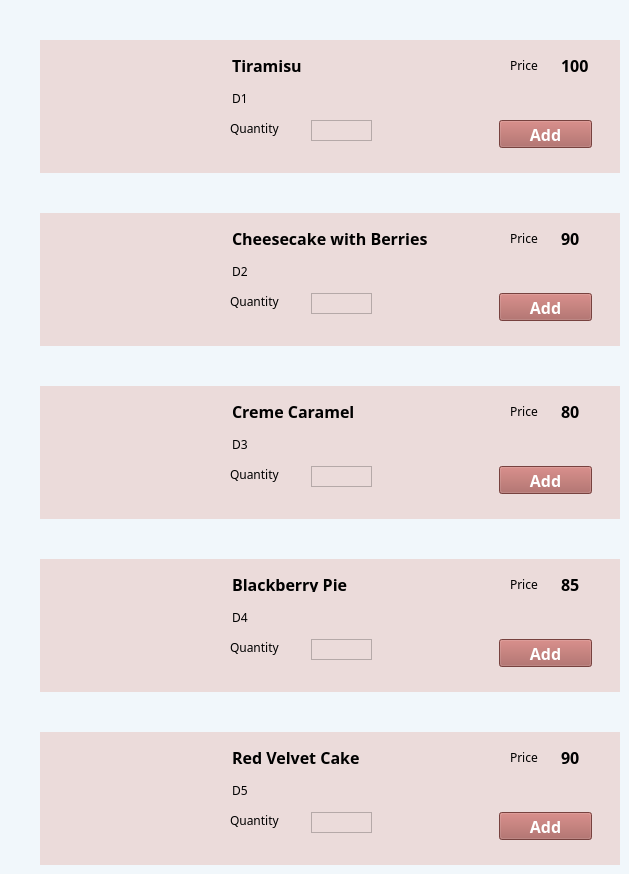
   <widget class="QWidget" name="dessertPanel">
    <property name="styleSheet">
     <string notr="true">background-color: rgb(241, 247, 251);</string>
    </property>
    <widget class="QWidget" name="foodDessert_4" native="true">
     <property name="geometry">
      <rect>
       <x>40</x>
       <y>40</y>
       <width>580</width>
       <height>133</height>
      </rect>
     </property>
     <property name="styleSheet">
      <string notr="true">background-color: rgb(235,219,218);</string>
     </property>
     <widget class="QLabel" name="pic_dessert1_5">
      <property name="geometry">
       <rect>
        <x>20</x>
        <y>17</y>
        <width>152</width>
        <height>101</height>
       </rect>
      </property>
      <property name="styleSheet">
       <string notr="true">background-color: rgb(235,219,218);</string>
      </property>
      <property name="text">
       <string/>
      </property>
      <property name="pixmap">
       <pixmap>food_pics/tiramisu.png</pixmap>
      </property>
     </widget>
     <widget class="QLabel" name="nameSide6_5">
      <property name="geometry">
       <rect>
        <x>192</x>
        <y>17</y>
        <width>101</width>
        <height>16</height>
       </rect>
      </property>
      <property name="font">
       <font>
        <family>Corbel</family>
        <pointsize>12</pointsize>
        <weight>75</weight>
        <bold>true</bold>
       </font>
      </property>
      <property name="text">
       <string>Tiramisu</string>
      </property>
     </widget>
     <widget class="QLabel" name="jLabel44_5">
      <property name="geometry">
       <rect>
        <x>470</x>
        <y>17</y>
        <width>31</width>
        <height>16</height>
       </rect>
      </property>
      <property name="font">
       <font>
        <family>Corbel</family>
        <weight>50</weight>
        <bold>false</bold>
       </font>
      </property>
      <property name="text">
       <string>Price</string>
      </property>
     </widget>
     <widget class="QLabel" name="jLabel25_5">
      <property name="geometry">
       <rect>
        <x>190</x>
        <y>80</y>
        <width>61</width>
        <height>16</height>
       </rect>
      </property>
      <property name="font">
       <font>
        <family>Corbel</family>
        <weight>50</weight>
        <bold>false</bold>
       </font>
      </property>
      <property name="text">
       <string>Quantity</string>
      </property>
     </widget>
     <widget class="QLabel" name="price_dessert1_5">
      <property name="geometry">
       <rect>
        <x>521</x>
        <y>10</y>
        <width>31</width>
        <height>31</height>
       </rect>
      </property>
      <property name="font">
       <font>
        <family>Corbel</family>
        <pointsize>12</pointsize>
        <weight>75</weight>
        <bold>true</bold>
       </font>
      </property>
      <property name="text">
       <string>100</string>
      </property>
     </widget>
     <widget class="QTextEdit" name="qtty_dessert1">
      <property name="geometry">
       <rect>
        <x>271</x>
        <y>80</y>
        <width>61</width>
        <height>21</height>
       </rect>
      </property>
      <property name="verticalScrollBarPolicy">
       <enum>Qt::ScrollBarAlwaysOff</enum>
      </property>
     </widget>
     <widget class="QLabel" name="desc_side1_5">
      <property name="geometry">
       <rect>
        <x>192</x>
        <y>50</y>
        <width>61</width>
        <height>16</height>
       </rect>
      </property>
      <property name="font">
       <font>
        <family>Corbel</family>
        <weight>50</weight>
        <bold>false</bold>
       </font>
      </property>
      <property name="text">
       <string>D1</string>
      </property>
     </widget>
     <widget class="QPushButton" name="addBttn_dessert1">
      <property name="geometry">
       <rect>
        <x>459</x>
        <y>80</y>
        <width>93</width>
        <height>28</height>
       </rect>
      </property>
      <property name="font">
       <font>
        <family>Corbel</family>
        <pointsize>12</pointsize>
        <weight>75</weight>
        <bold>true</bold>
       </font>
      </property>
      <property name="cursor">
       <cursorShape>PointingHandCursor</cursorShape>
      </property>
      <property name="styleSheet">
       <string notr="true">background-color: rgb(166, 93, 88);
color: rgb(255, 255, 255);</string>
      </property>
      <property name="text">
       <string>Add</string>
      </property>
     </widget>
    </widget>
    <widget class="QWidget" name="foodDessert2_4" native="true">
     <property name="geometry">
      <rect>
       <x>40</x>
       <y>213</y>
       <width>580</width>
       <height>133</height>
      </rect>
     </property>
     <property name="styleSheet">
      <string notr="true">background-color: rgb(235,219,218);</string>
     </property>
     <widget class="QLabel" name="pic_dessert2_4">
      <property name="geometry">
       <rect>
        <x>20</x>
        <y>17</y>
        <width>152</width>
        <height>101</height>
       </rect>
      </property>
      <property name="styleSheet">
       <string notr="true">background-color: rgb(235,219,218);</string>
      </property>
      <property name="text">
       <string/>
      </property>
      <property name="pixmap">
       <pixmap>food_pics/cheesecake w berries.png</pixmap>
      </property>
     </widget>
     <widget class="QLabel" name="nameSide7_4">
      <property name="geometry">
       <rect>
        <x>192</x>
        <y>17</y>
        <width>211</width>
        <height>16</height>
       </rect>
      </property>
      <property name="font">
       <font>
        <family>Corbel</family>
        <pointsize>12</pointsize>
        <weight>75</weight>
        <bold>true</bold>
       </font>
      </property>
      <property name="text">
       <string>Cheesecake with Berries</string>
      </property>
     </widget>
     <widget class="QLabel" name="jLabel26_4">
      <property name="geometry">
       <rect>
        <x>190</x>
        <y>80</y>
        <width>61</width>
        <height>16</height>
       </rect>
      </property>
      <property name="font">
       <font>
        <family>Corbel</family>
        <weight>50</weight>
        <bold>false</bold>
       </font>
      </property>
      <property name="text">
       <string>Quantity</string>
      </property>
     </widget>
     <widget class="QTextEdit" name="qtty_dessert2">
      <property name="geometry">
       <rect>
        <x>271</x>
        <y>80</y>
        <width>61</width>
        <height>21</height>
       </rect>
      </property>
      <property name="verticalScrollBarPolicy">
       <enum>Qt::ScrollBarAlwaysOff</enum>
      </property>
     </widget>
     <widget class="QLabel" name="jLabel45_4">
      <property name="geometry">
       <rect>
        <x>470</x>
        <y>17</y>
        <width>31</width>
        <height>16</height>
       </rect>
      </property>
      <property name="font">
       <font>
        <family>Corbel</family>
        <weight>50</weight>
        <bold>false</bold>
       </font>
      </property>
      <property name="text">
       <string>Price</string>
      </property>
     </widget>
     <widget class="QLabel" name="price_dessert2_4">
      <property name="geometry">
       <rect>
        <x>521</x>
        <y>10</y>
        <width>21</width>
        <height>31</height>
       </rect>
      </property>
      <property name="font">
       <font>
        <family>Corbel</family>
        <pointsize>12</pointsize>
        <weight>75</weight>
        <bold>true</bold>
       </font>
      </property>
      <property name="text">
       <string>90</string>
      </property>
     </widget>
     <widget class="QLabel" name="desc_side2_4">
      <property name="geometry">
       <rect>
        <x>192</x>
        <y>50</y>
        <width>61</width>
        <height>16</height>
       </rect>
      </property>
      <property name="font">
       <font>
        <family>Corbel</family>
        <weight>50</weight>
        <bold>false</bold>
       </font>
      </property>
      <property name="text">
       <string>D2</string>
      </property>
     </widget>
     <widget class="QPushButton" name="addBttn_dessert2">
      <property name="geometry">
       <rect>
        <x>459</x>
        <y>80</y>
        <width>93</width>
        <height>28</height>
       </rect>
      </property>
      <property name="font">
       <font>
        <family>Corbel</family>
        <pointsize>12</pointsize>
        <weight>75</weight>
        <bold>true</bold>
       </font>
      </property>
      <property name="cursor">
       <cursorShape>PointingHandCursor</cursorShape>
      </property>
      <property name="styleSheet">
       <string notr="true">background-color: rgb(166, 93, 88);
color: rgb(255, 255, 255);</string>
      </property>
      <property name="text">
       <string>Add</string>
      </property>
     </widget>
    </widget>
    <widget class="QWidget" name="foodDessert3_4" native="true">
     <property name="geometry">
      <rect>
       <x>40</x>
       <y>386</y>
       <width>580</width>
       <height>133</height>
      </rect>
     </property>
     <property name="styleSheet">
      <string notr="true">background-color: rgb(235,219,218);</string>
     </property>
     <widget class="QLabel" name="pic_dessert3_4">
      <property name="geometry">
       <rect>
        <x>20</x>
        <y>17</y>
        <width>152</width>
        <height>101</height>
       </rect>
      </property>
      <property name="styleSheet">
       <string notr="true">background-color: rgb(235,219,218);</string>
      </property>
      <property name="text">
       <string/>
      </property>
      <property name="pixmap">
       <pixmap>food_pics/Creme caramel.png</pixmap>
      </property>
     </widget>
     <widget class="QLabel" name="nameSide8_4">
      <property name="geometry">
       <rect>
        <x>192</x>
        <y>17</y>
        <width>161</width>
        <height>16</height>
       </rect>
      </property>
      <property name="font">
       <font>
        <family>Corbel</family>
        <pointsize>12</pointsize>
        <weight>75</weight>
        <bold>true</bold>
       </font>
      </property>
      <property name="text">
       <string>Creme Caramel</string>
      </property>
     </widget>
     <widget class="QLabel" name="jLabel46_4">
      <property name="geometry">
       <rect>
        <x>470</x>
        <y>17</y>
        <width>31</width>
        <height>16</height>
       </rect>
      </property>
      <property name="font">
       <font>
        <family>Corbel</family>
        <weight>50</weight>
        <bold>false</bold>
       </font>
      </property>
      <property name="text">
       <string>Price</string>
      </property>
     </widget>
     <widget class="QLabel" name="price_dessert3_4">
      <property name="geometry">
       <rect>
        <x>521</x>
        <y>10</y>
        <width>21</width>
        <height>31</height>
       </rect>
      </property>
      <property name="font">
       <font>
        <family>Corbel</family>
        <pointsize>12</pointsize>
        <weight>75</weight>
        <bold>true</bold>
       </font>
      </property>
      <property name="text">
       <string>80</string>
      </property>
     </widget>
     <widget class="QLabel" name="jLabel27_4">
      <property name="geometry">
       <rect>
        <x>190</x>
        <y>80</y>
        <width>61</width>
        <height>16</height>
       </rect>
      </property>
      <property name="font">
       <font>
        <family>Corbel</family>
        <weight>50</weight>
        <bold>false</bold>
       </font>
      </property>
      <property name="text">
       <string>Quantity</string>
      </property>
     </widget>
     <widget class="QTextEdit" name="qtty_dessert3">
      <property name="geometry">
       <rect>
        <x>271</x>
        <y>80</y>
        <width>61</width>
        <height>21</height>
       </rect>
      </property>
      <property name="verticalScrollBarPolicy">
       <enum>Qt::ScrollBarAlwaysOff</enum>
      </property>
     </widget>
     <widget class="QLabel" name="desc_side3_4">
      <property name="geometry">
       <rect>
        <x>192</x>
        <y>50</y>
        <width>61</width>
        <height>16</height>
       </rect>
      </property>
      <property name="font">
       <font>
        <family>Corbel</family>
        <weight>50</weight>
        <bold>false</bold>
       </font>
      </property>
      <property name="text">
       <string>D3</string>
      </property>
     </widget>
     <widget class="QPushButton" name="addBttn_dessert3">
      <property name="geometry">
       <rect>
        <x>459</x>
        <y>80</y>
        <width>93</width>
        <height>28</height>
       </rect>
      </property>
      <property name="font">
       <font>
        <family>Corbel</family>
        <pointsize>12</pointsize>
        <weight>75</weight>
        <bold>true</bold>
       </font>
      </property>
      <property name="cursor">
       <cursorShape>PointingHandCursor</cursorShape>
      </property>
      <property name="styleSheet">
       <string notr="true">background-color: rgb(166, 93, 88);
color: rgb(255, 255, 255);</string>
      </property>
      <property name="text">
       <string>Add</string>
      </property>
     </widget>
    </widget>
    <widget class="QWidget" name="foodDessert4_4" native="true">
     <property name="geometry">
      <rect>
       <x>40</x>
       <y>559</y>
       <width>580</width>
       <height>133</height>
      </rect>
     </property>
     <property name="styleSheet">
      <string notr="true">background-color: rgb(235,219,218);</string>
     </property>
     <widget class="QLabel" name="pic_dessert4_4">
      <property name="geometry">
       <rect>
        <x>20</x>
        <y>17</y>
        <width>152</width>
        <height>101</height>
       </rect>
      </property>
      <property name="styleSheet">
       <string notr="true">background-color: rgb(235,219,218);</string>
      </property>
      <property name="text">
       <string/>
      </property>
      <property name="pixmap">
       <pixmap>food_pics/Blackberry pie.png</pixmap>
      </property>
     </widget>
     <widget class="QLabel" name="nameSide9_4">
      <property name="geometry">
       <rect>
        <x>192</x>
        <y>17</y>
        <width>121</width>
        <height>16</height>
       </rect>
      </property>
      <property name="font">
       <font>
        <family>Corbel</family>
        <pointsize>12</pointsize>
        <weight>75</weight>
        <bold>true</bold>
       </font>
      </property>
      <property name="text">
       <string>Blackberry Pie</string>
      </property>
     </widget>
     <widget class="QLabel" name="jLabel47_4">
      <property name="geometry">
       <rect>
        <x>470</x>
        <y>17</y>
        <width>31</width>
        <height>16</height>
       </rect>
      </property>
      <property name="font">
       <font>
        <family>Corbel</family>
        <weight>50</weight>
        <bold>false</bold>
       </font>
      </property>
      <property name="text">
       <string>Price</string>
      </property>
     </widget>
     <widget class="QLabel" name="price_dessert4_4">
      <property name="geometry">
       <rect>
        <x>521</x>
        <y>10</y>
        <width>21</width>
        <height>31</height>
       </rect>
      </property>
      <property name="font">
       <font>
        <family>Corbel</family>
        <pointsize>12</pointsize>
        <weight>75</weight>
        <bold>true</bold>
       </font>
      </property>
      <property name="text">
       <string>85</string>
      </property>
     </widget>
     <widget class="QLabel" name="jLabel28_4">
      <property name="geometry">
       <rect>
        <x>190</x>
        <y>80</y>
        <width>61</width>
        <height>16</height>
       </rect>
      </property>
      <property name="font">
       <font>
        <family>Corbel</family>
        <weight>50</weight>
        <bold>false</bold>
       </font>
      </property>
      <property name="text">
       <string>Quantity</string>
      </property>
     </widget>
     <widget class="QTextEdit" name="qtty_dessert4">
      <property name="geometry">
       <rect>
        <x>271</x>
        <y>80</y>
        <width>61</width>
        <height>21</height>
       </rect>
      </property>
      <property name="verticalScrollBarPolicy">
       <enum>Qt::ScrollBarAlwaysOff</enum>
      </property>
     </widget>
     <widget class="QLabel" name="desc_side4_4">
      <property name="geometry">
       <rect>
        <x>192</x>
        <y>50</y>
        <width>61</width>
        <height>16</height>
       </rect>
      </property>
      <property name="font">
       <font>
        <family>Corbel</family>
        <weight>50</weight>
        <bold>false</bold>
       </font>
      </property>
      <property name="text">
       <string>D4</string>
      </property>
     </widget>
     <widget class="QPushButton" name="addBttn_dessert4">
      <property name="geometry">
       <rect>
        <x>459</x>
        <y>80</y>
        <width>93</width>
        <height>28</height>
       </rect>
      </property>
      <property name="font">
       <font>
        <family>Corbel</family>
        <pointsize>12</pointsize>
        <weight>75</weight>
        <bold>true</bold>
       </font>
      </property>
      <property name="cursor">
       <cursorShape>PointingHandCursor</cursorShape>
      </property>
      <property name="styleSheet">
       <string notr="true">background-color: rgb(166, 93, 88);
color: rgb(255, 255, 255);</string>
      </property>
      <property name="text">
       <string>Add</string>
      </property>
     </widget>
    </widget>
    <widget class="QWidget" name="foodDessert5_4" native="true">
     <property name="geometry">
      <rect>
       <x>40</x>
       <y>732</y>
       <width>580</width>
       <height>133</height>
      </rect>
     </property>
     <property name="styleSheet">
      <string notr="true">background-color: rgb(235,219,218);</string>
     </property>
     <widget class="QLabel" name="pic_dessert5_4">
      <property name="geometry">
       <rect>
        <x>20</x>
        <y>17</y>
        <width>152</width>
        <height>101</height>
       </rect>
      </property>
      <property name="styleSheet">
       <string notr="true">background-color: rgb(235,219,218);</string>
      </property>
      <property name="text">
       <string/>
      </property>
      <property name="pixmap">
       <pixmap>food_pics/Red Velvet cake.png</pixmap>
      </property>
     </widget>
     <widget class="QLabel" name="nameSide10_30">
      <property name="geometry">
       <rect>
        <x>192</x>
        <y>17</y>
        <width>141</width>
        <height>16</height>
       </rect>
      </property>
      <property name="font">
       <font>
        <family>Corbel</family>
        <pointsize>12</pointsize>
        <weight>75</weight>
        <bold>true</bold>
       </font>
      </property>
      <property name="text">
       <string>Red Velvet Cake</string>
      </property>
     </widget>
     <widget class="QLabel" name="jLabel29_4">
      <property name="geometry">
       <rect>
        <x>190</x>
        <y>80</y>
        <width>61</width>
        <height>16</height>
       </rect>
      </property>
      <property name="font">
       <font>
        <family>Corbel</family>
        <weight>50</weight>
        <bold>false</bold>
       </font>
      </property>
      <property name="text">
       <string>Quantity</string>
      </property>
     </widget>
     <widget class="QTextEdit" name="qtty_dessert5">
      <property name="geometry">
       <rect>
        <x>271</x>
        <y>80</y>
        <width>61</width>
        <height>21</height>
       </rect>
      </property>
      <property name="verticalScrollBarPolicy">
       <enum>Qt::ScrollBarAlwaysOff</enum>
      </property>
     </widget>
     <widget class="QLabel" name="jLabel48_4">
      <property name="geometry">
       <rect>
        <x>470</x>
        <y>17</y>
        <width>31</width>
        <height>16</height>
       </rect>
      </property>
      <property name="font">
       <font>
        <family>Corbel</family>
        <weight>50</weight>
        <bold>false</bold>
       </font>
      </property>
      <property name="text">
       <string>Price</string>
      </property>
     </widget>
     <widget class="QLabel" name="price_dessert5_4">
      <property name="geometry">
       <rect>
        <x>521</x>
        <y>10</y>
        <width>21</width>
        <height>31</height>
       </rect>
      </property>
      <property name="font">
       <font>
        <family>Corbel</family>
        <pointsize>12</pointsize>
        <weight>75</weight>
        <bold>true</bold>
       </font>
      </property>
      <property name="text">
       <string>90</string>
      </property>
     </widget>
     <widget class="QLabel" name="desc_side5_4">
      <property name="geometry">
       <rect>
        <x>192</x>
        <y>50</y>
        <width>61</width>
        <height>16</height>
       </rect>
      </property>
      <property name="font">
       <font>
        <family>Corbel</family>
        <weight>50</weight>
        <bold>false</bold>
       </font>
      </property>
      <property name="text">
       <string>D5</string>
      </property>
     </widget>
     <widget class="QPushButton" name="addBttn_dessert5">
      <property name="geometry">
       <rect>
        <x>459</x>
        <y>80</y>
        <width>93</width>
        <height>28</height>
       </rect>
      </property>
      <property name="font">
       <font>
        <family>Corbel</family>
        <pointsize>12</pointsize>
        <weight>75</weight>
        <bold>true</bold>
       </font>
      </property>
      <property name="cursor">
       <cursorShape>PointingHandCursor</cursorShape>
      </property>
      <property name="styleSheet">
       <string notr="true">background-color: rgb(166, 93, 88);
color: rgb(255, 255, 255);</string>
      </property>
      <property name="text">
       <string>Add</string>
      </property>
     </widget>
    </widget>
   </widget>
